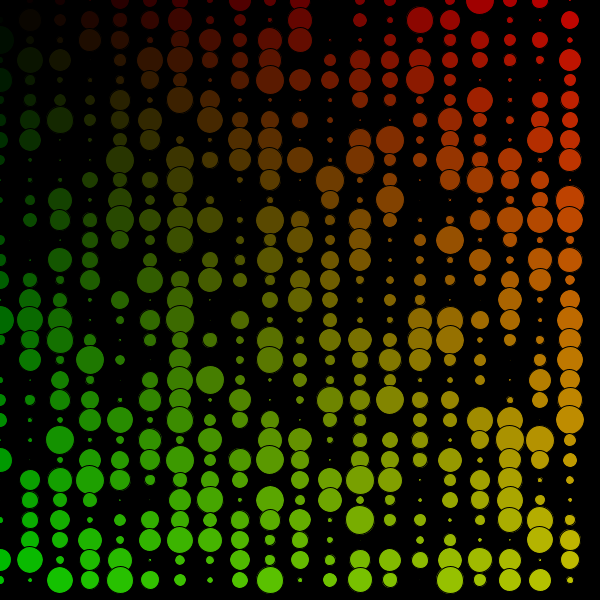
Frame 1 (no input)
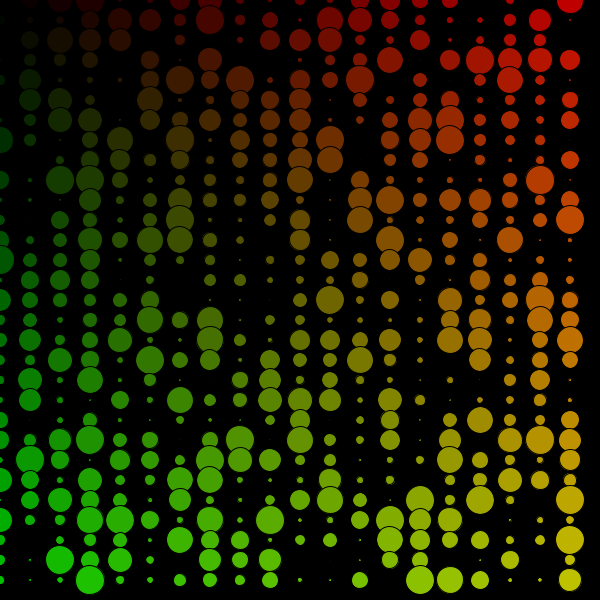
Frame 60 (the mouse pressed at the canvas centre just before this capture)
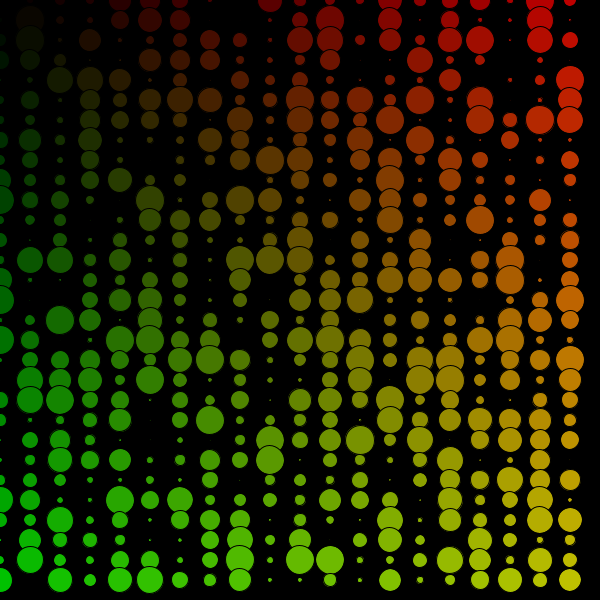
Frame 120 (the mouse held since frame 60 and released just before this capture)

The Processing sketch that drew these frames (run headless with seeded random() and noise(); from frame 60 on, the mouse is pressed at the canvas centre):

// Processing sketch: processing_136778
// ── processing_136778.pde

void setup() {
  size(600, 600);
}

void draw() {
  background(0);
  for (int a = 0; a < width; a=a+30) {
    for (int b = 0; b < height; b=b+20) {
      fill(a/3, b/3, 0);
      float tamano = random(30);
      ellipse(a, b, tamano, tamano);
    }
  }
}
